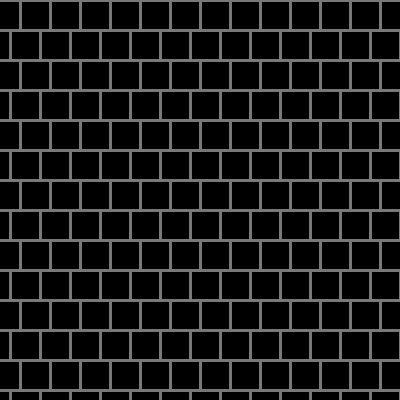
Frame 1 (no input)
Frame 60 (the mouse pressed at the canvas centre just before this capture): identical to frame 1, image omitted
Frame 120 (the mouse held since frame 60 and released just before this capture): identical to frame 1, image omitted

The Processing sketch that drew this single still picture (run headless with seeded random() and noise(); from frame 60 on, the mouse is pressed at the canvas centre):

// Processing sketch: ilusion_04
// ── ilusion_04.pde
int tam = 30;
int cantColumnas = 20;
int cantFilas = 14;
int desfasaje = 70;
int incDesfasaje = 10;
color colorFondo = color(0);

void setup(){
  size(400,400);
  stroke(120);
  strokeWeight(3);
}

void draw(){
  background(200);
  /*
  for(int i = 0; i<cantColumnas; i+=2){
    fill(255);
    rect(i * tam,0,tam,tam);//i=0 -> 0,0 --- i=2 -> 100,0
    fill(0);
    rect(i * tam + tam,0,tam,tam);//i=0 -> 50,0 --- i=2 -> 200,0
  }
  */
  
  for(int f = 0; f<cantFilas; f+=1){
    for(int c = 0; c<cantColumnas; c+=1){
      if(c%2 == 0){
        fill(colorFondo);
      }else{
        fill(0);
      }
      rect(c * tam - desfasaje, f * tam, tam, tam);
    }
    if(f%2 == 0){
      desfasaje += incDesfasaje;
    }else{
      desfasaje -= incDesfasaje;
    }
  }
}

void mouseMoved(){
   incDesfasaje = round(map(mouseX,0,width, 20, 5));
   colorFondo = round(map(mouseY, 0, height, 0, 255));
}
